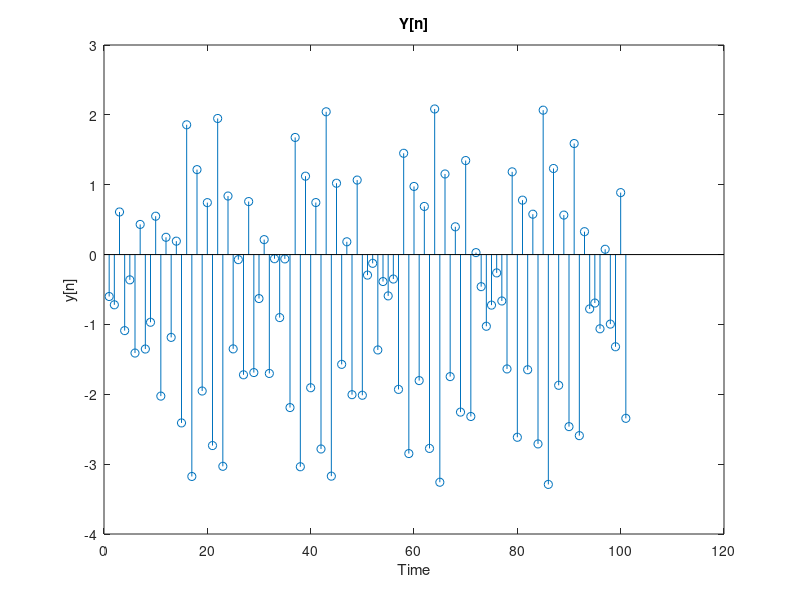

This figure's MATLAB source:
% y(n) - y(n-3) = x(n) + 2*x(n-1) + 3*x(n-5)
% x(n) = sin(3*n + pi/4);


% initialize
x = zeros(101, 1);
y = zeros(101, 1);


x_buf = zeros(1,5); % [x(n-1) x(n-2) x(n-3) x(n-4) x(n-5)]
y_buf = zeros(1,3); % [y(n-1) y(n-2) y(n-3)]


% for n = 1:101
%     y(n) = y(n-3) + x(n) + 2*x(n-1) + 3*x(n-5)
% end


for n = 1:101
    
    x(n) = sin(3*n + pi/4);
    y(n) = y_buf(3) + x(n) + 2*x_buf(1) + 3*x_buf(5);
    
    y_buf = [y(n) y_buf(1:2)];
    x_buf = [x(n) x_buf(1:4)];
    
end


stem(y)
% Set title
title("Y[n]")

% Set axis labels
xlabel('Time');
ylabel('y[n]');

%% OFFICIAL CODE


% y(n) - y(n-3) = x(n) + 2*x(n-1) + 3*x(n-5)
% x(n) = sin(3*n + pi/4);


% initialize
x = zeros(101, 1);
y = zeros(101, 1);


x_buf = zeros(1,5); % [x(n-1) x(n-2) x(n-3) x(n-4) x(n-5)]
y_buf = zeros(1,3); % [y(n-1) y(n-2) y(n-3)]


% for n = 1:101
%     y(n) = y(n-3) + x(n) + 2*x(n-1) + 3*x(n-5)
% end


for n = 1:101
    
    x(n) = sin(3*n + pi/4);
    y(n) = y_buf(3) + x(n) + 2*x_buf(1) + 3*x_buf(5);
    
    y_buf = [y(n) y_buf(1:2)];
    x_buf = [x(n) x_buf(1:4)];
    
end